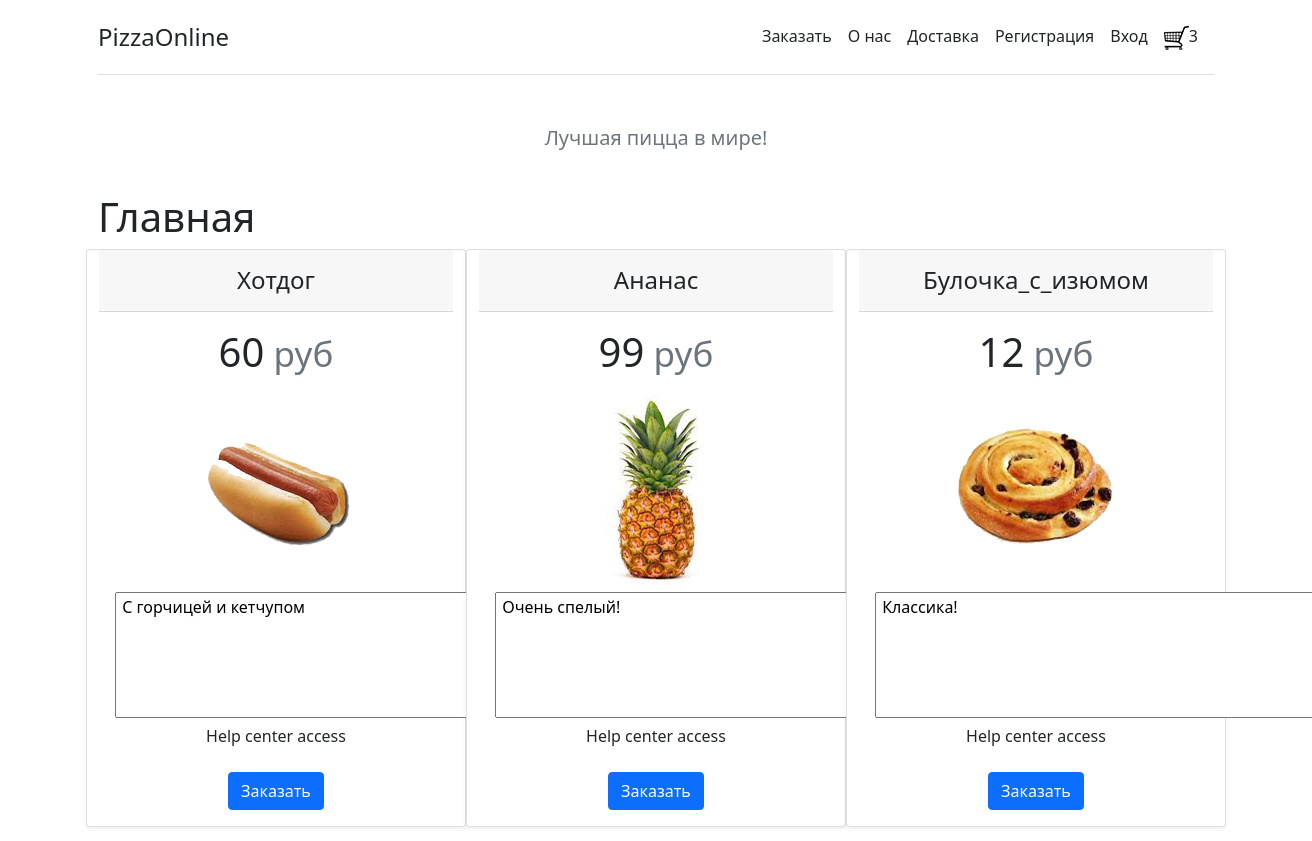
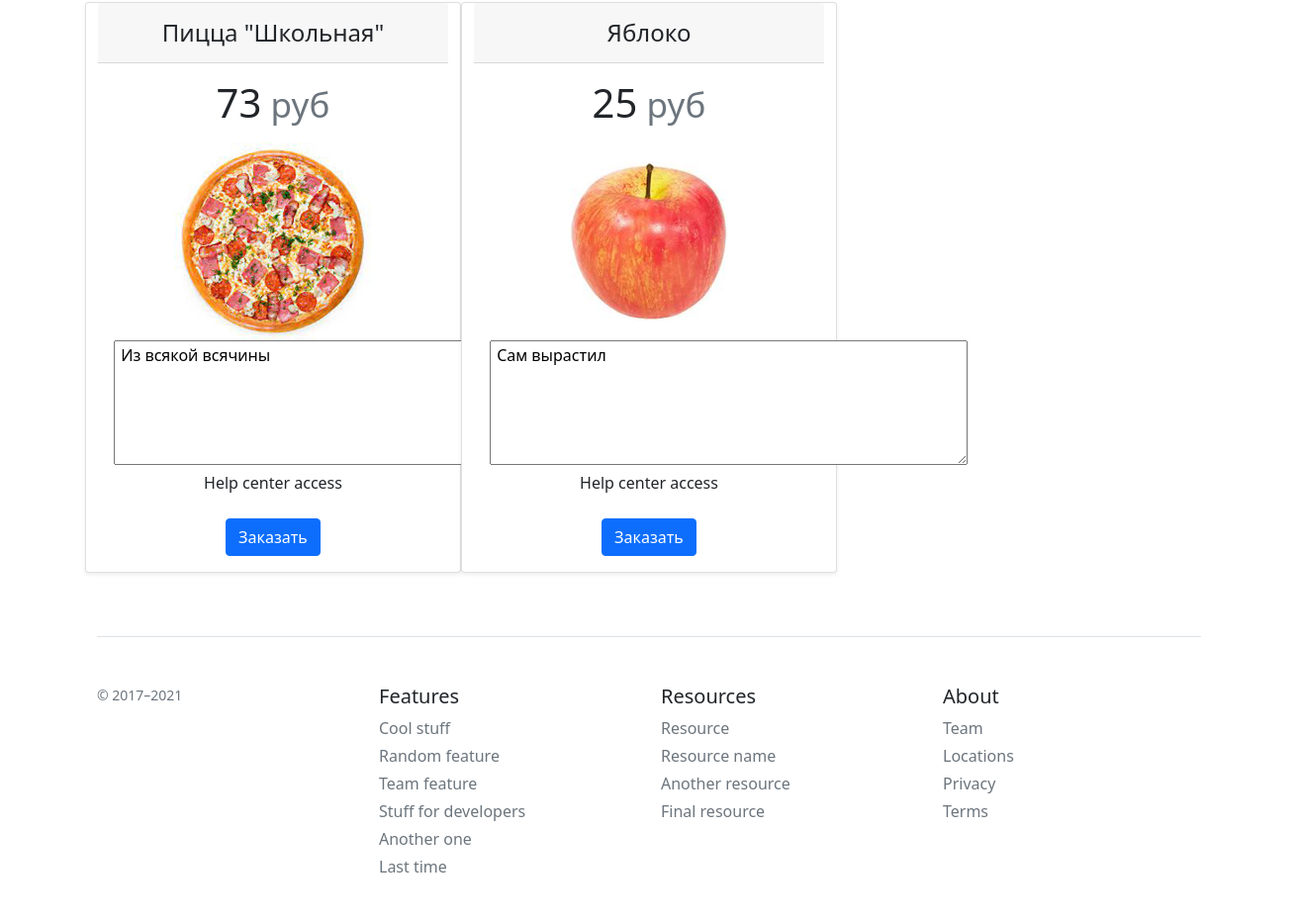
The page / on the database its author committed (2 pictures, top to bottom).
### app.py (models this page shows, shortened)
class Item(db.Model):
    id = db.Column(db.Integer, primary_key=True)
    title = db.Column(db.Text, nullable=False)
    image = db.Column(db.Text, default="jpg.jpg")
    price = db.Column(db.Integer, nullable=False)
    about = db.Column(db.Text)
    recept_id = db.Column(db.Integer, default=0)
    isActive = db.Column(db.Boolean, default=True)

### app.py (the view)
@app.route('/', methods=['POST', 'GET'])
def index():
    global basket
    if request.method == "POST":
        id = request.form['id']
        item = Item.query.get(id)
        if request.form["btn"] == "Редактировать":
            if item.recept_id > 0:
                recept = Recept.query.get(item.recept_id)
            else:
                recept = Recept.query.get(999999)
            return render_template("edit_item.html", item=item, recept=recept)
        if request.form["btn"] == "Заказать":
            print("Кладем в корзину товар ", item)
            basket = Basket.query.filter_by(item_id=id).first()
            if not basket: # такого товара еще нет в корзине
                basket = Basket(item_id=item.id, item_quantity=1, item_price=item.price)
            else:   # такой товар уже есть в корзине
                basket.item_quantity += 1
                try:
                    db.session.commit()
                except:
                    return "Произошла ошибка добавления имеющегося товара в корзину"
                return redirect('/')
            try:
                db.session.add(basket)
                db.session.commit()
                return redirect('/')
            except:
                return "Произошла ошибка добавления нового товара в корзину"
        if request.form["btn"] == "Убрать":
            item.isActive = False
        if request.form["btn"] == "Продавать":
            item.isActive = True
        print("Меняем активность товара id=", id)
        try:
            db.session.commit()
            return redirect('/')
        except:
            return "Произошла ошибка удаления товара"
    else:
        items = Item.query.order_by(-Item.isActive, Item.title).all()   #, Item.price
        basket = Basket.query.all()
        count = 0
        for elem in basket:
            count = count + elem.item_quantity
        global basket_count
        basket_count = count
        return render_template("index.html", items=items, recept=Recept.query.all(), basket=basket_count)

### app.py (called while the page is built)
@app.context_processor
def inject_user():
    return dict(basket_count=basket_count)

### templates/index.html (shortened to what this page needs)
{% extends 'base.html' %}
{% block body %}
    <h1>Главная</h1>
    <div class="row row-cols-1 row-cols-md-3 mb-3 text-center">
        {% for el in items %}
            {% if current_user.role == 'admin' or el.isActive %}
                <div class="card mb-3 rounded-2 shadow-sm">
                    <div class="card-header py-3">
                       <h4 class="my-0 fw-normal">{{ el.title }}</h4>
                    </div>
                    <div class="card-body">
                       <h1 class="card-title pricing-card-title">{{el.price}}<small class="text-muted fw-light"> руб</small></h1>
                       <ul class="list-unstyled mt-3 mb-4">
                           <img src="/static/img/{{ el.image }}" class="img-rounded">
                           <li><textarea rows="5" cols="50" readonly="readonly" name="item_about"> {{ el.about }} </textarea></li>
                           <li>Help center access</li>
                      </ul>
                      <form method="post">
                        <input type="submit" class="btn btn-primary" name="btn" value="Заказать">
                      </form>
                    </div>
                </div>
            {% endif %}
        {% endfor %}
    </div>
{% endblock %}

### static/css/main.css (style rules this page uses)
body { background: red; }

### rows shown on the page
Item: title "Хотдог", price "60", image (picture), item_about "С горчицей и кетчупом"
Item: title "Ананас", price "99", image (picture), item_about "Очень спелый!"
Item: title "Булочка_с_изюмом", price "12", image (picture), item_about "Классика!"
Item: title "Пицца \"Школьная\"", price "73", image (picture), item_about "Из всякой всячины"
Item: title "Яблоко", price "25", image (picture), item_about "Сам вырастил"

### other values the page prints
{{ basket_count }} "3"
